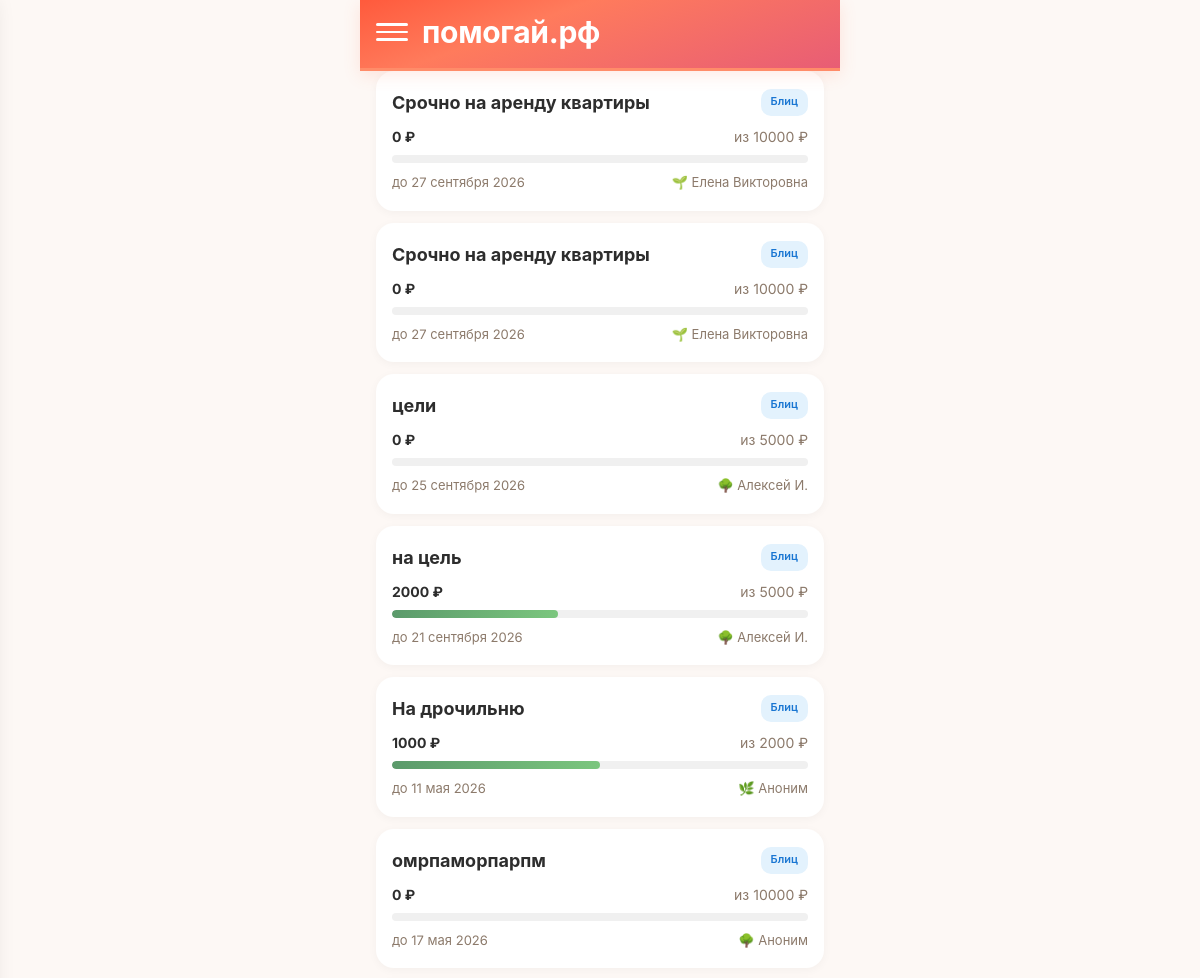
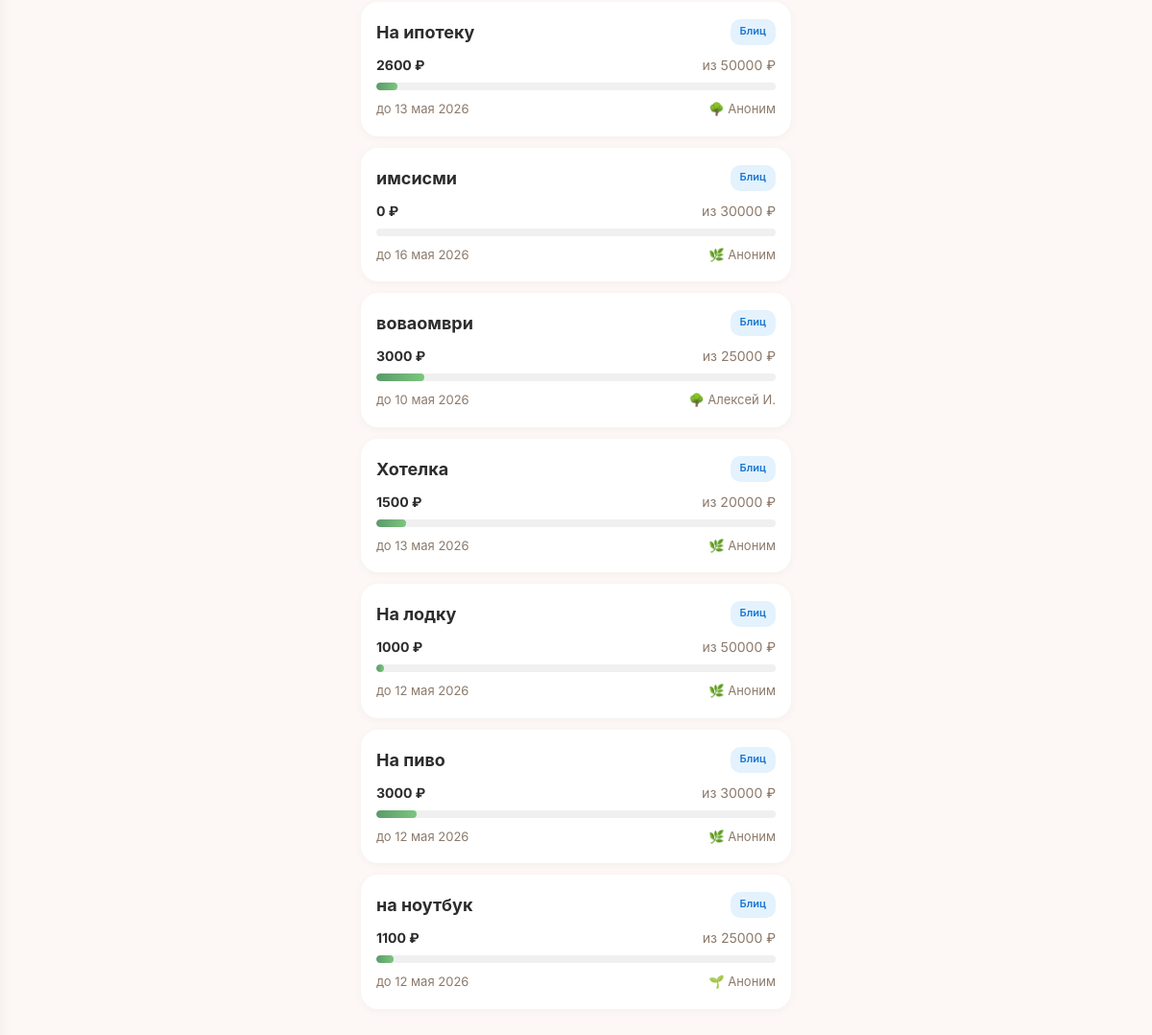
The page /goals on the database its author committed (2 pictures, top to bottom).
### tables this page shows
CREATE TABLE "goals" (
        id INTEGER PRIMARY KEY AUTOINCREMENT,
        user_id INTEGER NOT NULL,
        type TEXT NOT NULL CHECK(type IN ('super_blitz','blitz','serious','urgent','group')),
        title TEXT NOT NULL,
        description TEXT NULL,
        photo_url TEXT NULL,
        amount_goal REAL NOT NULL,
        amount_collected REAL DEFAULT 0.00,
        ends_at TEXT NULL,
        status TEXT DEFAULT 'draft' CHECK(status IN ('draft','active','frozen','completed','failed','lightning_failed','hidden')),
        trial_ends_at TEXT NULL,
        subscription_active_until TEXT NULL,
        last_boosted_at TEXT NULL,
        is_lightning INTEGER DEFAULT 0,
        lightning_started_at TEXT NULL,
        moderation_status TEXT DEFAULT 'pending',
        completion_type TEXT DEFAULT 'organic',
        is_seed INTEGER DEFAULT 0,
        views_count INTEGER DEFAULT 0,
        views_24h INTEGER DEFAULT 0,
        donations_count INTEGER DEFAULT 0,
        donations_24h INTEGER DEFAULT 0,
        created_at TEXT DEFAULT (datetime('now')), photos TEXT,
        FOREIGN KEY (user_id) REFERENCES users(id)
    );

CREATE TABLE users (
            id INTEGER PRIMARY KEY AUTOINCREMENT,
            phone TEXT UNIQUE NOT NULL,
            password_hash TEXT NOT NULL,
            email TEXT NULL,
            name TEXT NULL,
            avatar_url TEXT NULL,
            max_id TEXT NULL,
            vk_id TEXT NULL,
            fcm_token TEXT NULL,
            onboarding_passed INTEGER DEFAULT 0,
            rating REAL DEFAULT 0.0,
            rating_level TEXT DEFAULT 'novice',
            confirmations_total INTEGER DEFAULT 0,
            confirmations_approved INTEGER DEFAULT 0,
            confirmations_ignored INTEGER DEFAULT 0,
            donation_streak INTEGER DEFAULT 0,
            goals_helped_close INTEGER DEFAULT 0,
            total_helped_amount REAL DEFAULT 0.00,
            priority_days INTEGER DEFAULT 0,
            circles_of_care INTEGER DEFAULT 0,
            interest_weights TEXT DEFAULT NULL,
            eternal_donation_config TEXT DEFAULT NULL,
            yellow_card_until TEXT NULL,
            is_banned INTEGER DEFAULT 0,
            created_at TEXT DEFAULT (datetime('now'))
        , xp INTEGER DEFAULT 0, xp_level TEXT DEFAULT 'novice', streak_days INTEGER DEFAULT 0, last_action_date TEXT, ip_registered TEXT, author_badge TEXT, trust_score INTEGER DEFAULT 50, trust_level TEXT DEFAULT 'guest', is_admin INTEGER DEFAULT 0, profile_completed INTEGER DEFAULT 0, identity_verified INTEGER DEFAULT 0, city TEXT, region_code TEXT, region_name TEXT, birth_date TEXT, onboarding_step INTEGER DEFAULT 0, identity_verified_at TEXT, identity_doc_path TEXT, identity_selfie_path TEXT);

### main.py (the view)
@app.route('/goals')
def goals_list():
    db = get_db()
    months = ['января','февраля','марта','апреля','мая','июня','июля','августа','сентября','октября','ноября','декабря']
    goals = []
    for g in db.execute(
        "SELECT g.*, u.name as author_name, u.xp_level as author_level FROM goals g JOIN users u ON g.user_id = u.id WHERE g.status = 'active' ORDER BY g.created_at DESC LIMIT 50"
    ).fetchall():
        g = dict(g)
        try:
            parts = g['ends_at'][:10].split('-')
            d = int(parts[2])
            m = months[int(parts[1])-1]
            y = parts[0]
            g['ends_at_formatted'] = f'{d} {m} {y}'
        except:
            g['ends_at_formatted'] = g['ends_at'][:10]
        goals.append(g)
    db.close()
    user = get_current_user()
    return render_template('goals.html', goals=goals, user=user)

### main.py (called while the page is built, shortened)
def get_current_user():
    return None

### models.py (called while the page is built)
def get_db():
    conn = sqlite3.connect(DATABASE, timeout=10)
    conn.row_factory = sqlite3.Row
    conn.execute("PRAGMA journal_mode=WAL")
    conn.execute("PRAGMA synchronous=NORMAL")
    conn.execute("PRAGMA busy_timeout=5000")
    conn.execute("PRAGMA foreign_keys = ON")
    return conn

### templates/goals.html (shortened to what this page needs)
<!DOCTYPE html>
<html lang="ru">
<head>
    <link rel="stylesheet" href="/static/style.css?v=6">
</head>
<body>
    <div class="container">
        <div class="header">
            <div class="hamburger" onclick="toggleMenu()">
                <span></span><span></span><span></span>
            </div>
            <div class="header-title">помогай.рф</div>
        </div>
        <div class="goals-list">
            {% if goals %}
                {% for goal in goals %}
                <a class="goal-card" href="/goal/{{ goal.id }}">
                    <div class="top">
                        <div class="title">{{ goal.title }}</div>
                        <span class="type-badge badge-{{ 'green' if goal.type == 'super_blitz' else 'blue' if goal.type == 'blitz' else 'purple' if goal.type == 'serious' else 'orange' if goal.type == 'urgent' else 'teal' }}">
                            {{ 'Супер-блиц' if goal.type == 'super_blitz' else 'Блиц' if goal.type == 'blitz' else 'Жизненный' if goal.type == 'serious' else 'Срочный' if goal.type == 'urgent' else 'Общий' if goal.type == 'group' else goal.type }}
                        </span>
                    </div>
                    <div class="amount-row">
                        <span class="collected">{{ "%.0f"|format(goal.amount_collected) }} ₽</span>
                        <span>из {{ "%.0f"|format(goal.amount_goal) }} ₽</span>
                    </div>
                    <div class="progress-bar">
                        <div class="progress-fill" style="width: {{ (goal.amount_collected / goal.amount_goal * 100) if goal.amount_goal > 0 else 0 }}%"></div>
                    </div>
                    <div class="meta">
                        <span>до {{ goal.ends_at_formatted or goal.ends_at[:10] }}</span>
                        <span>
                {% if goal.author_level == 'novice' %}🌱
                {% elif goal.author_level == 'member' %}🌿
                {% elif goal.author_level == 'reliable' %}🌳
                {% elif goal.author_level == 'pillar' %}💎
                {% elif goal.author_level == 'hero' %}⭐
                {% elif goal.author_level == 'legend' %}👑
                {% endif %}
                {{ goal.author_name or 'Аноним' }}
            </span>
                    </div>
                </a>
                {% endfor %}
            {% else %}
                <div class="empty-state"><h2>Пока нет целей</h2><p>Станьте первым — создайте сбор</p></div>
            {% endif %}
        </div>
    </div>
</body>
</html>

### static/style.css (style rules this page uses)
:root { --cta: #FF6B4A; --cta-hover: #E85D3A; --bg: #FDF8F5; --card: #FFFFFF; --card-shadow: 0 2px 12px rgba(0,0,0,0.04); --text: #2D2D2D; --text-soft: #8C7A6B; --success: #5B9A6B; --error: #E57373; --gold: #D4A853; --gradient-cta: linear-gradient(160deg, #FF5A3C 0%, #FF7B5C 35%, #E85D75 100%); --radius: 12px; --radius-lg: 16px; --font: 'Inter', -apple-system, BlinkMacSystemFont, sans-serif; --transition: 0.2s ease; }
*, *::before, *::after { box-sizing: border-box; margin: 0; padding: 0; }
body { font-family: var(--font); font-size: 16px; line-height: 1.5; background: var(--bg); color: var(--text); -webkit-tap-highlight-color: transparent; -webkit-font-smoothing: antialiased; animation: pageIn 0.3s ease; }
a { color: var(--cta); text-decoration: none; }
.progress-fill { background: var(--success); height: 100%; border-radius: 8px; transition: width 0.4s ease; }
html { overscroll-behavior-y: auto; }
* { scrollbar-width: thin; scrollbar-color: #FF5A3C transparent; }

### templates/goals.html (style rules this page uses)
* { box-sizing: border-box; margin: 0; padding: 0; }
body { font-family: 'Inter', -apple-system, sans-serif; background: #FDF8F5; padding-bottom: 100px; }
.container { max-width: 480px; margin: 0 auto; padding: 0; }
.header { background: linear-gradient(160deg, #FF5A3C 0%, #FF7B5C 35%, #E85D75 100%); padding: 16px 16px 20px; color: white; border-radius: 0; border-bottom: 3px solid #FF8C69; display: flex; align-items: center; gap: 14px; box-shadow: 0 4px 16px rgba(255,107,74,0.15); position: relative; z-index: 10; }
.hamburger { width: 32px; height: 32px; display: flex; flex-direction: column; justify-content: center; gap: 5px; cursor: pointer; flex-shrink: 0; transition: transform 0.1s; }
.hamburger span { display: block; height: 2.5px; background: white; border-radius: 2px; transition: all 0.2s; }
.header-title { font-size: 30px; font-weight: 700; letter-spacing: -0.3px; line-height: 32px; vertical-align: bottom; }
.goals-list { display: flex; flex-direction: column; gap: 12px; padding: 0 16px 16px; }
.goal-card { display: block; background: white; border-radius: 18px; padding: 18px 16px; text-decoration: none; color: #2D2D2D; box-shadow: 0 2px 10px rgba(0,0,0,0.04); transition: transform 0.1s, box-shadow 0.2s; }
.goal-card .top { display: flex; justify-content: space-between; margin-bottom: 10px; }
.goal-card .title { font-size: 18px; font-weight: 700; }
.type-badge { font-size: 11px; font-weight: 600; padding: 4px 10px; border-radius: 10px; }
.badge-blue { background: #E3F2FD; color: #1976D2; }
.amount-row { display: flex; justify-content: space-between; font-size: 14px; color: #8C7A6B; margin-bottom: 8px; }
.amount-row .collected { font-weight: 700; color: #2D2D2D; }
.progress-bar { background: #F0F0F0; border-radius: 6px; height: 8px; overflow: hidden; margin-bottom: 10px; }
.progress-fill { background: linear-gradient(90deg, #5B9A6B, #7BC67E); height: 100%; border-radius: 6px; }
.meta { display: flex; justify-content: space-between; font-size: 13px; color: #8C7A6B; }

### rows shown on the page
goals: title "Срочно на аренду квартиры", type "Блиц", amount_collected "0", amount_goal "10000", ends_at_formatted "27 сентября 2026", name "Елена Викторовна"
goals: title "Срочно на аренду квартиры", type "Блиц", amount_collected "0", amount_goal "10000", ends_at_formatted "27 сентября 2026", name "Елена Викторовна"
goals: title "цели", type "Блиц", amount_collected "0", amount_goal "5000", ends_at_formatted "25 сентября 2026", name "Алексей И."
goals: title "на цель", type "Блиц", amount_collected "2000", amount_goal "5000", ends_at_formatted "21 сентября 2026", name "Алексей И."
goals: title "На дрочильню", type "Блиц", amount_collected "1000", amount_goal "2000", ends_at_formatted "11 мая 2026", author_name "Аноним"
goals: title "омрпаморпарпм", type "Блиц", amount_collected "0", amount_goal "10000", ends_at_formatted "17 мая 2026", author_name "Аноним"
goals: title "На ипотеку", type "Блиц", amount_collected "2600", amount_goal "50000", ends_at_formatted "13 мая 2026", author_name "Аноним"
goals: title "имсисми", type "Блиц", amount_collected "0", amount_goal "30000", ends_at_formatted "16 мая 2026", author_name "Аноним"
goals: title "воваомври", type "Блиц", amount_collected "3000", amount_goal "25000", ends_at_formatted "10 мая 2026", name "Алексей И."
goals: title "Хотелка", type "Блиц", amount_collected "1500", amount_goal "20000", ends_at_formatted "13 мая 2026", author_name "Аноним"
goals: title "На лодку", type "Блиц", amount_collected "1000", amount_goal "50000", ends_at_formatted "12 мая 2026", author_name "Аноним"
goals: title "На пиво", type "Блиц", amount_collected "3000", amount_goal "30000", ends_at_formatted "12 мая 2026", author_name "Аноним"
goals: title "на ноутбук", type "Блиц", amount_collected "1100", amount_goal "25000", ends_at_formatted "12 мая 2026", author_name "Аноним"
